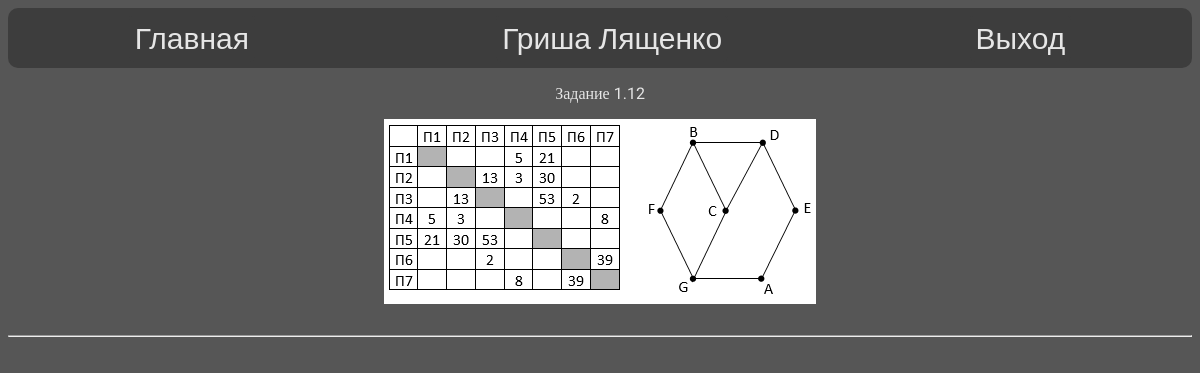
The app's page /task1/ (signed in) with its own data.
### users/models.py (models this page shows, shortened)
class CustomUser(AbstractUser):
    first_name = models.CharField(max_length=100, blank=False)
    last_name = models.CharField(max_length=100, blank=False)
    favorites = models.ManyToManyField(Variant)

### generator/models.py (models this page shows)
class Task1(models.Model):
    title = models.CharField(max_length=100, default='Задание 1', blank=True)
    content = RichTextUploadingField(blank=False, verbose_name='Задание')
    photo = models.ImageField(upload_to='photos/%Y/%m/%d', blank=True, verbose_name='Фото к заданию')
    answer = models.TextField(verbose_name='Ответ', blank=False)
    file = models.FileField(upload_to='files/%Y/%m/%d', blank=True, verbose_name='Файл к заданию')
    def __str__(self):
        return self.content
    class Meta:
        verbose_name = 'Задание 1'
        verbose_name_plural = 'Задание 1'

### generator/views.py (the view)
# urls.py: path('task<int:num>/', get_task, name='get_task'),
def get_task(request, num):
    tasks = all_models[num].objects.all()
    all_tasks = {}
    counter = 0
    for i in tasks:
        counter += 1
        all_tasks[f"task{counter}"] = i
    context = {'tasks': all_tasks}
    return render(request, 'generator/task.html', context)

### generator/templates/generator/task.html (shortened to what this page needs)
{% extends 'base.html' %}
{% block content %}
{% for i, j in tasks.items %}
<div class="card">
        <div class="card-body">
            <p>{{ j|safe }}</p>
            <div class="media">
                {% if j.photo %}
                <img src="{{ j.photo.url }}" alt="" class="float-left mr-3">
                {% endif %}
            </div>
        </div>
    </div>
<br>
<hr>
{% endfor %}
{% endblock %}

### templates/inc/_nav.html (shortened to what this page needs)
<nav class="navbar navbar-light bg-light">
  <a class="navbar-brand" href="{% url 'home' %}">
    Главная
  </a>
  {% if user.is_authenticated %}
  <a class="navbar-brand" href="{% url 'personal_account' %}">{{ user.first_name }} {{ user.last_name }}</a>
  <a class="navbar-brand" href="{% url 'logout' %}">
    Выход
  </a>
  {% else %}
    <a class="navbar-brand login" href="{% url 'login' %}">Войти</a>
    <a class="navbar-brand" href="{% url 'register' %}">Регитрация</a>
    {% endif %}
</nav>

### templates/inc/_nav.html (style rules this page uses)
.navbar { background-color: #3D3D3D; height: 60px; display: flex; justify-content: space-around; border: 1px solid; margin-right: auto; margin-left: auto; border: 0; border-radius: 10px; }
.navbar-brand { background-color: #3D3D3D; text-decoration: none; color: #E6E6E6; font-size: 30px; margin-top: auto; margin-bottom: auto; font-family: 'Roboto', sans-serif; padding: 6px; border-radius: 5px; transition: 0.1s linear; }

### templates/base.html (style rules this page uses)
* { background-color: #565656; }

### records on screen
CustomUser: first_name "Гриша", last_name "Лященко"
Task1: content "Задание 1.12", photo (picture)
